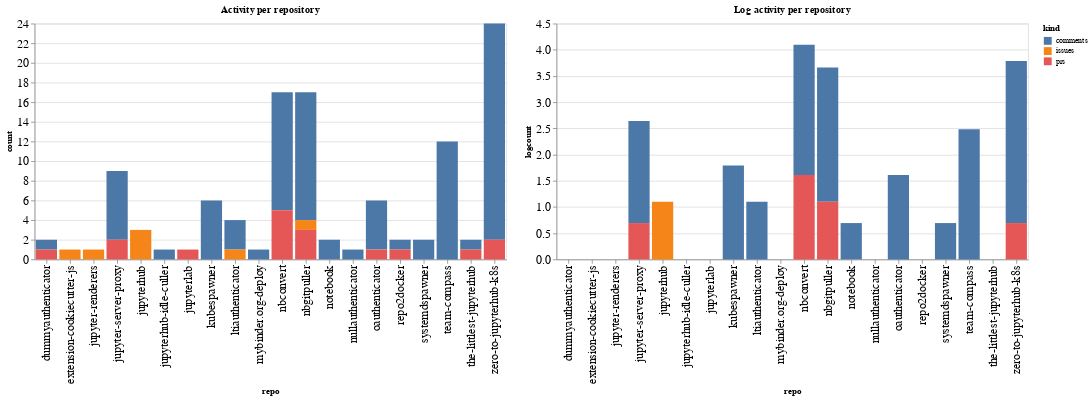

This figure's notebook cell:
### Code cell
ch1 = alt.Chart(repo_summaries, width=600, title="Activity per repository").mark_bar().encode(
    x='repo',
    y='count',
    color='kind',
    tooltip="kind"
)

ch2 = alt.Chart(repo_summaries, width=600, title="Log activity per repository").mark_bar().encode(
    x='repo',
    y='logcount',
    color='kind',
    tooltip="kind"
)

ch1 | ch2

### Figure 1 — Vega-Lite specification as saved in the notebook (floating-point values rounded to 4 significant figures)
{"config": {"axisLeft": {"labelFontSize": 15}, "axisBottom": {"labelFontSize": 15}}, "hconcat": [{"mark": "bar", "encoding": {"color": {"type": "nominal", "field": "kind"}, "tooltip": {"type": "nominal", "field": "kind"}, "x": {"type": "nominal", "field": "repo"}, "y": {"type": "quantitative", "field": "count"}}, "title": "Activity per repository", "width": 600}, {"mark": "bar", "encoding": {"color": {"type": "nominal", "field": "kind"}, "tooltip": {"type": "nominal", "field": "kind"}, "x": {"type": "nominal", "field": "repo"}, "y": {"type": "quantitative", "field": "logcount"}}, "title": "Log activity per repository", "width": 600}], "data": {"name": "data-b584ac42f8b63621e6bcd50f689951ae"}, "$schema": "https://vega.github.io/schema/vega-lite/v4.8.1.json", "datasets": {"data-b584ac42f8b63621e6bcd50f689951ae": [{"repo": "dummyauthenticator", "kind": "comments", "count": 1, "logcount": 0.0}, {"repo": "dummyauthenticator", "kind": "prs", "count": 1, "logcount": 0.0}, {"repo": "extension-cookiecutter-js", "kind": "issues", "count": 1, "logcount": 0.0}, {"repo": "jupyter-renderers", "kind": "issues", "count": 1, "logcount": 0.0}, {"repo": "jupyter-server-proxy", "kind": "comments", "count": 7, "logcount": 1.946}, {"repo": "jupyter-server-proxy", "kind": "prs", "count": 2, "logcount": 0.6931}, {"repo": "jupyterhub", "kind": "issues", "count": 3, "logcount": 1.099}, {"repo": "jupyterhub-idle-culler", "kind": "comments", "count": 1, "logcount": 0.0}, {"repo": "jupyterlab", "kind": "prs", "count": 1, "logcount": 0.0}, {"repo": "kubespawner", "kind": "comments", "count": 6, "logcount": 1.792}, {"repo": "ltiauthenticator", "kind": "comments", "count": 3, "logcount": 1.099}, {"repo": "ltiauthenticator", "kind": "issues", "count": 1, "logcount": 0.0}, {"repo": "mybinder.org-deploy", "kind": "comments", "count": 1, "logcount": 0.0}, {"repo": "nbconvert", "kind": "comments", "count": 12, "logcount": 2.485}, {"repo": "nbconvert", "kind": "prs", "count": 5, "logcount": 1.609}, {"repo": "nbgitpuller", "kind": "comments", "count": 13, "logcount": 2.565}, {"repo": "nbgitpuller", "kind": "issues", "count": 1, "logcount": 0.0}, {"repo": "nbgitpuller", "kind": "prs", "count": 3, "logcount": 1.099}, {"repo": "notebook", "kind": "comments", "count": 2, "logcount": 0.6931}, {"repo": "nullauthenticator", "kind": "comments", "count": 1, "logcount": 0.0}, {"repo": "oauthenticator", "kind": "comments", "count": 5, "logcount": 1.609}, {"repo": "oauthenticator", "kind": "prs", "count": 1, "logcount": 0.0}, {"repo": "repo2docker", "kind": "comments", "count": 1, "logcount": 0.0}, {"repo": "repo2docker", "kind": "prs", "count": 1, "logcount": 0.0}, {"repo": "systemdspawner", "kind": "comments", "count": 2, "logcount": 0.6931}, {"repo": "team-compass", "kind": "comments", "count": 12, "logcount": 2.485}, {"repo": "the-littlest-jupyterhub", "kind": "comments", "count": 1, "logcount": 0.0}, {"repo": "the-littlest-jupyterhub", "kind": "prs", "count": 1, "logcount": 0.0}, {"repo": "zero-to-jupyterhub-k8s", "kind": "comments", "count": 22, "logcount": 3.091}, {"repo": "zero-to-jupyterhub-k8s", "kind": "prs", "count": 2, "logcount": 0.6931}]}}
